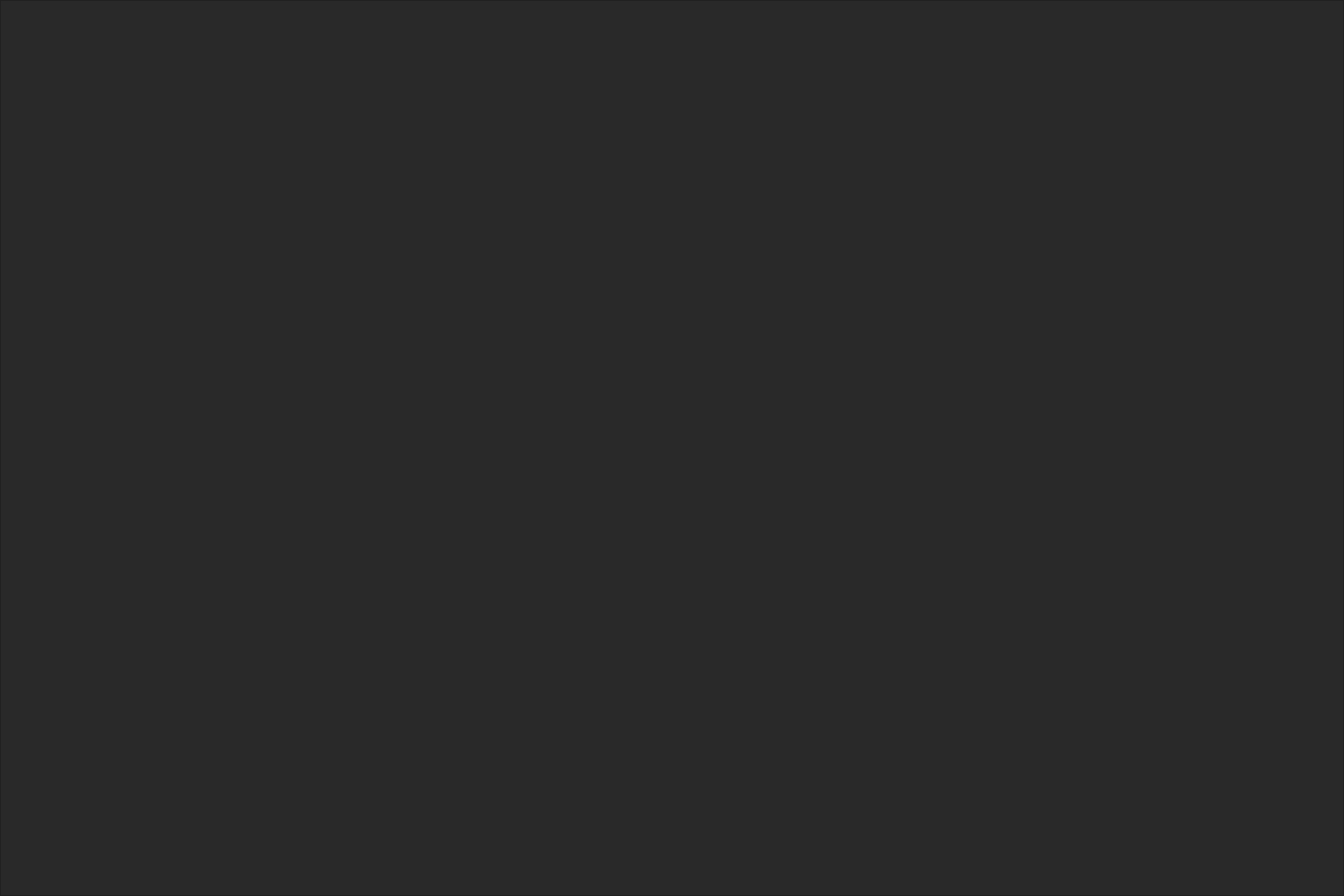
<?xml version="1.0" encoding="UTF-8"?>
<ui version="4.0">
 <class>Print</class>
 <widget class="QMainWindow" name="Print">
  <property name="geometry">
   <rect>
    <x>0</x>
    <y>0</y>
    <width>1500</width>
    <height>1000</height>
   </rect>
  </property>
  <property name="minimumSize">
   <size>
    <width>1500</width>
    <height>1000</height>
   </size>
  </property>
  <property name="maximumSize">
   <size>
    <width>1500</width>
    <height>1000</height>
   </size>
  </property>
  <property name="windowTitle">
   <string>MainWindow</string>
  </property>
  <property name="styleSheet">
   <string notr="true">QTableView{
	background: #292929;
    font-family: &quot;Noto Sans&quot;;
	gridline-color: &quot;white&quot;;
	color: &quot;white&quot;;
	text-align: &quot;center&quot;
}

QTableView::item{
}

QTableView::item:hover{
	background-color: #2F2F2F
}

QTableView::item:selected{
	background-color: #232323;
}


QHeaderView{
	background: #292929;
	gridline-color: &quot;white&quot;;
	color: &quot;white&quot;;
}</string>
  </property>
  <widget class="QWidget" name="centralwidget">
   <widget class="QTableView" name="table">
    <property name="geometry">
     <rect>
      <x>0</x>
      <y>0</y>
      <width>1500</width>
      <height>1000</height>
     </rect>
    </property>
    <property name="sortingEnabled">
     <bool>true</bool>
    </property>
    <attribute name="horizontalHeaderDefaultSectionSize">
     <number>150</number>
    </attribute>
    <attribute name="verticalHeaderMinimumSectionSize">
     <number>46</number>
    </attribute>
    <attribute name="verticalHeaderDefaultSectionSize">
     <number>46</number>
    </attribute>
   </widget>
  </widget>
 </widget>
 <resources/>
 <connections/>
</ui>
